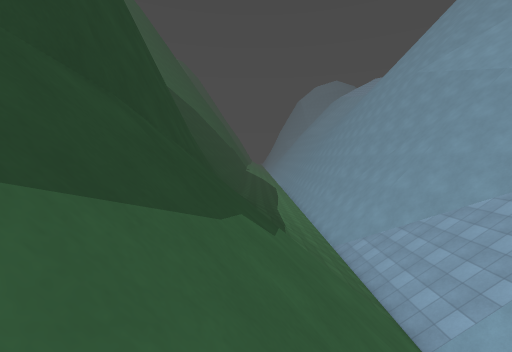
view 1 (above)

16 first-person views from a walk through a 3-D level made in the Godot game engine. The camera is 1.2 m above the floor, tilts 4° down and sees 90° across. The floor is counted in squares, 2 m on a side. Each view is taken from the middle of a square. On the plan, view 1 faces up. The plan holds only what a view shows up to about 9 squares ahead; the rest is blank. The place goes on beyond the plan. Some surface patterns are stand-ins.

view 2
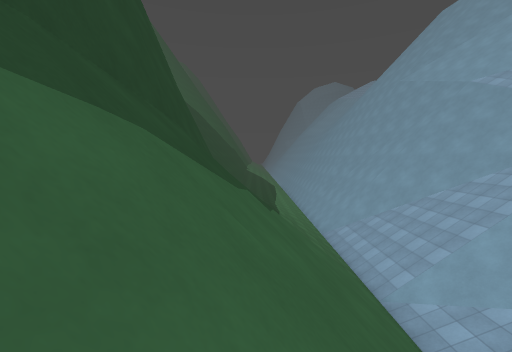

view 3
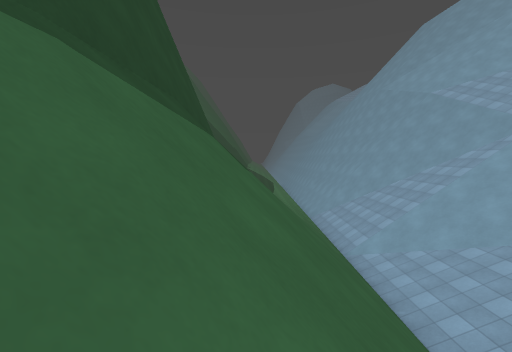

view 4
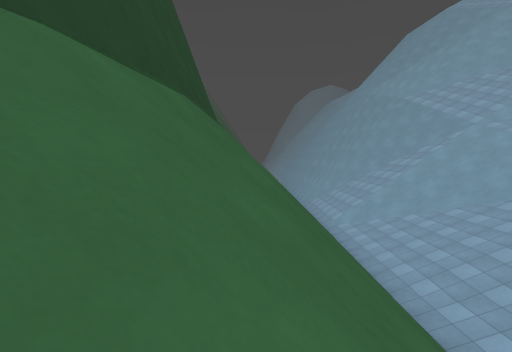

view 5
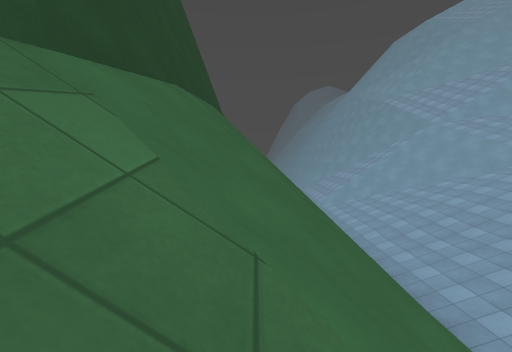

view 6
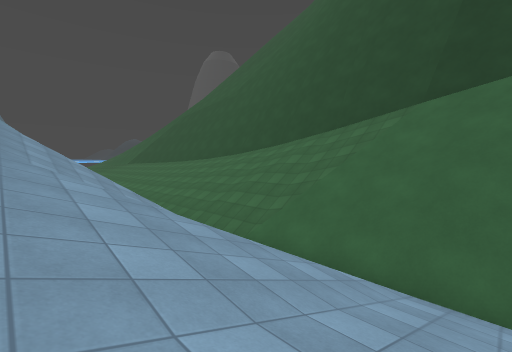

view 7
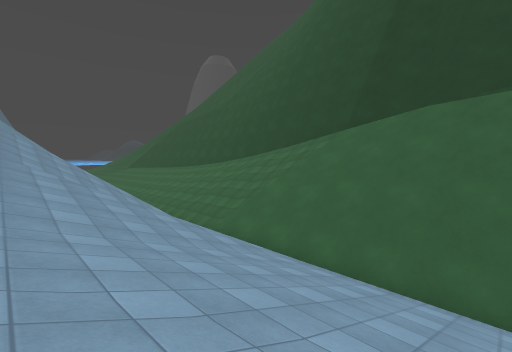

view 8
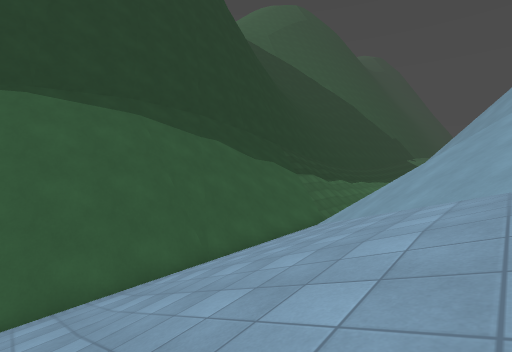

view 9
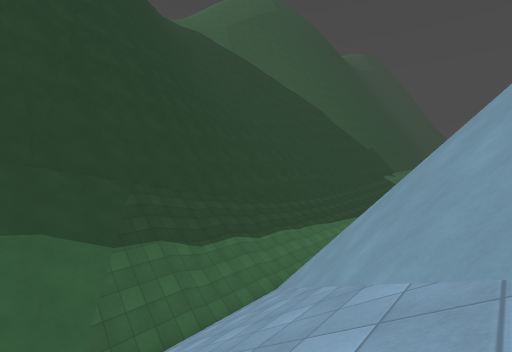

view 10
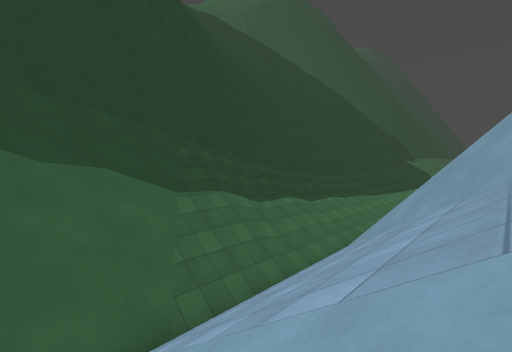

view 11
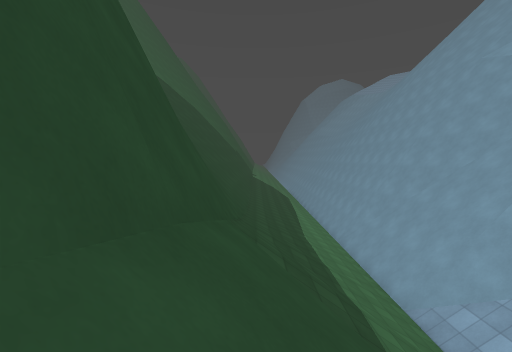

view 12
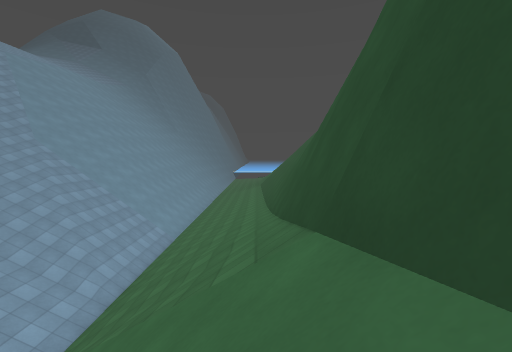

view 13
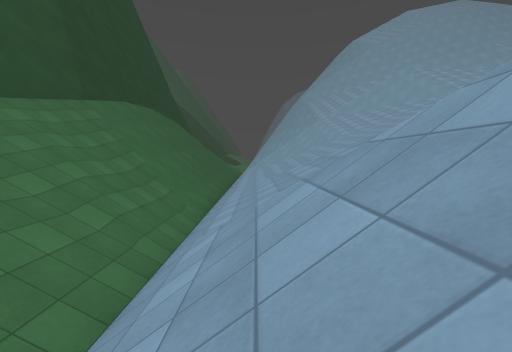

view 14
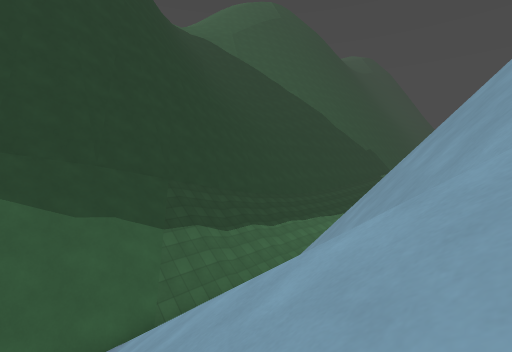

view 15
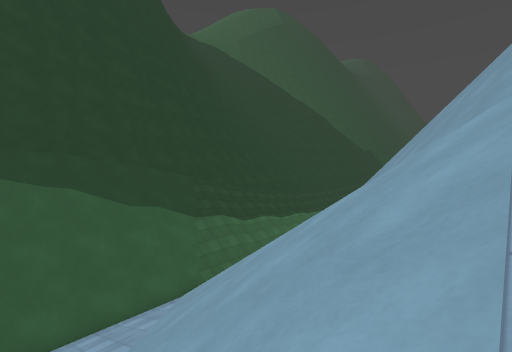

view 16
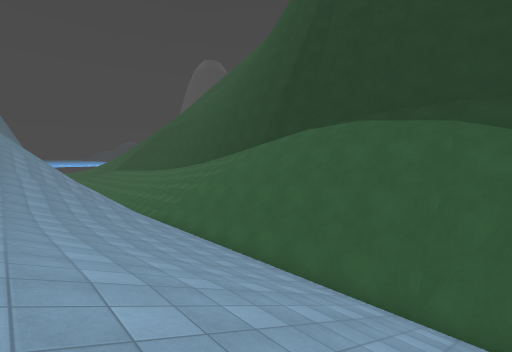

### Floor plan
Key: @ floor where view 1 was taken; # wall or solid block; / step, stairs or slope; = window, fence, low wall or low ledge; v drop or lower ground.
Columns run from 2 left of view 1 to 11 right of it. Each row starts with its distance up from view 1.
 13 #/////#
 12 #/////###
 11 #/////####vvvv
 10 #///////###vvv
  9 #////////###vv
  8 #/////////##vv
  7 #//////////##v
  6 #///////////#=
  5 #/////////////
  4 #/////////////
  3 #/////////////
  2 #/////////////
  1 #/////////// /
  0 #/@/////////
 -1 #///////////
 -2 #///////////
 -3 #///////////
 -4 #///////////
 -5 #///////////
 -6 #///////////
 -7 #///////////
 -8 #///////////
 -9 #///////////
-10 #///////////
-11 #///////////
-12 #///////////
-13 #///////////
-14 #/////////
-15 #///////////
-16 #///////////
-17     ///////
-18       /////
-19        //

Positions as (right, up) in squares from view 1, and headings:
1: (0, 0), facing up
2: (0, -2), facing up
3: (0, -5), facing up
4: (0, -8), facing up
5: (0, -11), facing up
6: (8, -7), facing down-left
7: (9, -4), facing down-left
8: (9, -4), facing up-left
9: (9, 5), facing up-left
10: (7, 4), facing up-left
11: (-1, 4), facing up
12: (-1, -7), facing down
13: (5, -19), facing up
14: (10, 3), facing up-left
15: (11, 1), facing up-left
16: (9, 1), facing down-left
